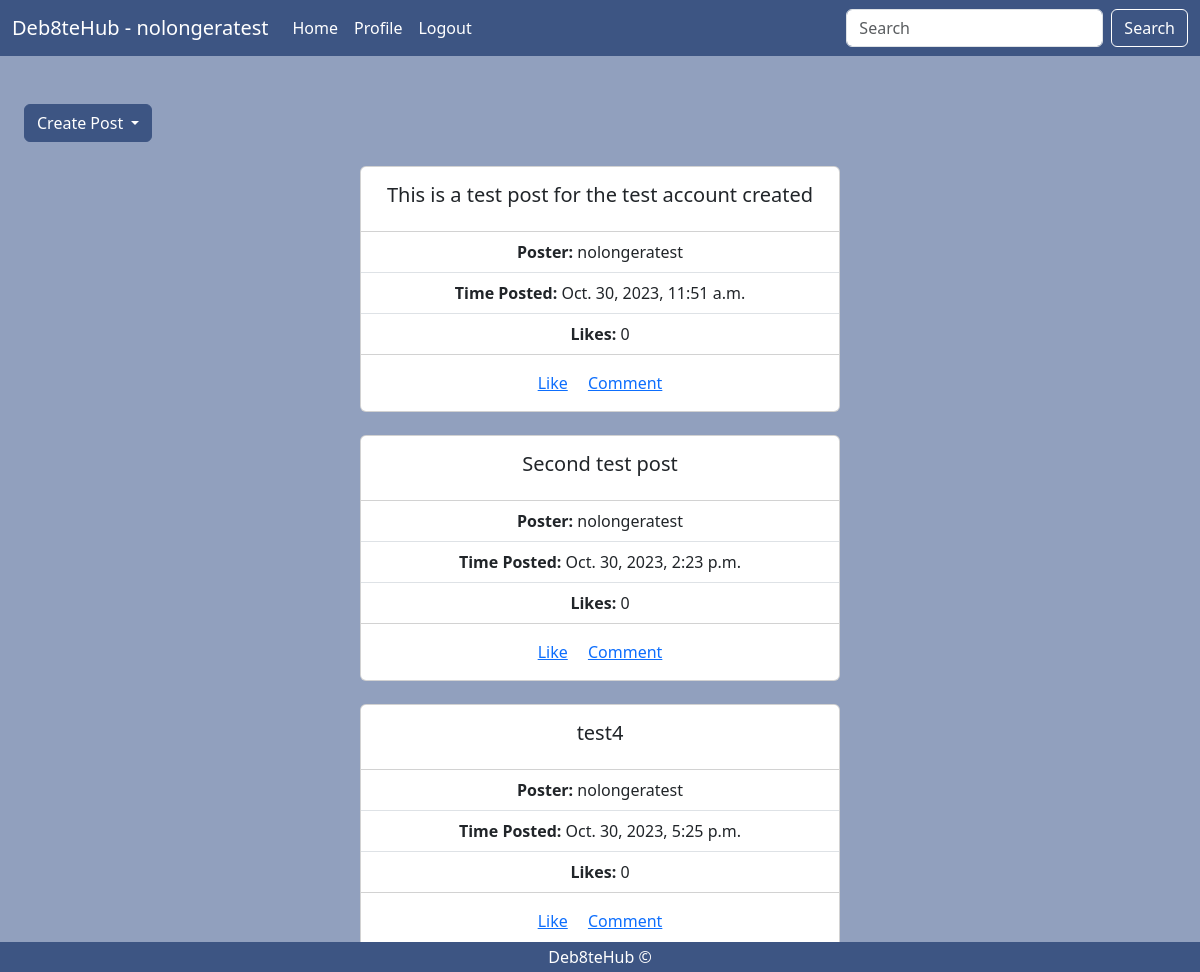
The page /user_feed.html (signed in) on the database its author committed.
### main/models.py (models this page shows, shortened)
class Post(models.Model):
    postID = models.UUIDField(primary_key=True, default=uuid.uuid4)
    content = models.CharField(max_length=100)
    timestamp = models.DateTimeField(default=datetime.now)
    owner = models.ForeignKey(User, on_delete=models.CASCADE)
    likes = models.IntegerField(default=0)

### main/views.py (the view)
# urls.py: path("user_feed.html", views.usr_feed, name='usr_feed'),
@login_required(login_url='login_form.html')
def usr_feed(request):
    if request.method == 'POST':
        post_content = request.POST['content']
        post = Post.objects.create(content=post_content,owner=request.user)
        post.save()
        user_prof = Profile.objects.get(user=request.user)
        try:
            user_post = Post.objects.filter(owner=request.user)
        except Post.DoesNotExist:
            user_post = None
        return render(request, "user_feed.html", {'user_prof':user_prof,'user_post':user_post})
    else:
        user_prof = Profile.objects.get(user=request.user)
        try:
            user_post = Post.objects.filter(owner=request.user)
        except Post.DoesNotExist:
            user_post = None
        return render(request, "user_feed.html", {'user_prof':user_prof,'user_post':user_post})

### main/templates/user_feed.html (shortened to what this page needs)
{% extends "base.html" %}
	{% block style_link %}
	<link rel="stylesheet" type="text/css" href="../static/user_feed.css">
	{% endblock style_link %}
	{% block page_content %}
	<nav class="navbar navbar-expand-lg nav-cust">
	  <div class="container-fluid">
	    <a class="navbar-brand" href="#">Deb8teHub - {{user.username}}</a>
	    <div class="collapse navbar-collapse" id="navbarSupportedContent">
	      <ul class="navbar-nav me-auto mb-2 mb-lg-0">
	        <li class="nav-item">
	          <a class="nav-link" aria-current="page" href="user_index.html">Home</a>
	        </li>
	        <li class="nav-item">
	          <a class="nav-link" href="user_profile.html">Profile</a>
	        </li>
			<li class="nav-item">
	          <a class="nav-link" href="logout">Logout</a>
	        </li>
	      </ul>
	      <form class="d-flex" role="search">
	        <input class="form-control me-2" type="search" placeholder="Search" aria-label="Search">
	        <button class="btn btn-outline" type="submit">Search</button>
	      </form>
	    </div>
	  </div>
	</nav>
	<br>
	<br>
	<div class="dropdown">
		<button class="btn btn-secondary dropdown-toggle" type="button" data-bs-toggle="dropdown" aria-expanded="false" style="background-color:#3D5583;border-color:#3D5583">
		  Create Post
		</button>
	  </div>
	  <br>
	<div class="container">
	  <div class="row">
		{% for post in user_post %}
	    <div class="col-xl-12 d-flex justify-content-center text-center">
			<div class="card" style="width: 30rem;">
			  <div class="card-body">
			    <h5 class="card-title">{{post.content}}</h5>
			  </div>
			  <ul class="list-group list-group-flush">
			    <li class="list-group-item"><strong>Poster: </strong> {{post.owner.username}}</li>
			    <li class="list-group-item"><strong>Time Posted: </strong> {{post.timestamp}}</li>
			    <li class="list-group-item"><strong>Likes: </strong> {{post.likes}}</li>
			  </ul>
			  <div class="card-body">
			    <a href="#" class="card-link">Like</a>
			    <a href="#" class="card-link">Comment</a>
			  </div>
			</div>
	    </div>
		{% endfor %}
	  </div>
	</div>
	<footer>Deb8teHub &copy;</footer>
	{% endblock page_content %}

### main/static/user_feed.css (style rules this page uses)
html, body { width: 100%; height: 100%; background-color: #91A0BE; }
.nav-cust { background-color: #3D5583; }
.navbar-brand { color: white; cursor: context-menu; }
.nav-link { color: white; }
.btn-outline { border-color: white; color: white; }
footer { position: fixed; left: 0; bottom: 0; width: 100%; background-color: #3D5583; color: white; text-align: center; padding-top: 0.25%; padding-bottom: 0.25%; }
.col-xl-12 { margin-bottom: 2%; }
.dropdown { padding-left: 2%; }

### rows shown on the page
Post: content "This is a test post for the test account created", owner.username "nolongeratest", timestamp "Oct. 30, 2023, 11:51 a.m.", likes "0"
Post: content "Second test post", owner.username "nolongeratest", timestamp "Oct. 30, 2023, 2:23 p.m.", likes "0"
Post: content "test4", owner.username "nolongeratest", timestamp "Oct. 30, 2023, 5:25 p.m.", likes "0"

### other values the page prints
{{ user.username }} "nolongeratest"
